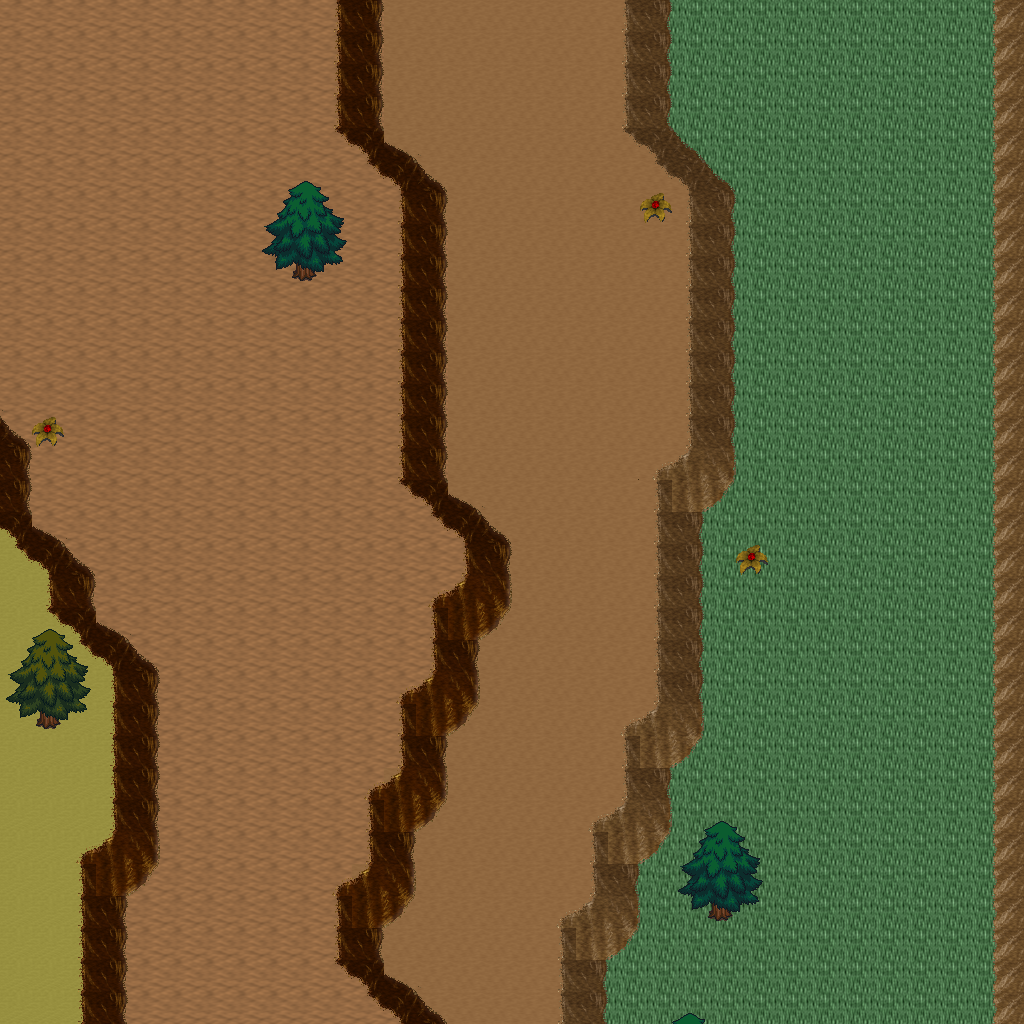

This is a level from a 2D game, rendered from its Tiled map with the project's own tilesets. A one-line summary and the map file follow, with tile-layer data summarised:
An orthogonal 32x32 tile map with 32x32 px tiles, 5 tile layers (Ground, Objects, Objects2, Above, ...), 1 hidden layer not drawn, 12 tilesets.

<map version="1.10" tiledversion="1.11.0" orientation="orthogonal" renderorder="right-down" width="32" height="32" tilewidth="32" tileheight="32" infinite="0" nextlayerid="11" nextobjectid="1">
 <tileset firstgid="1" name="logic_collision" tilewidth="32" tileheight="32" tilecount="1" columns="1">
  <image source="../drawable/logic_collision.png" width="32" height="32" />
 </tileset>
 <tileset firstgid="2" name="ground_ground" tilewidth="32" tileheight="32" tilecount="33" columns="3">
  <image source="../drawable/ground_ground.png" width="96" height="352" />
 </tileset>
 <tileset firstgid="35" name="ground_ridge_earth_pale" tilewidth="32" tileheight="32" tilecount="96" columns="12">
  <image source="../drawable/ground_ridge_earth_pale.png" width="384" height="256" />
 </tileset>
 <tileset firstgid="131" name="ground_ridge_earth_dark" tilewidth="32" tileheight="32" tilecount="96" columns="12">
  <image source="../drawable/ground_ridge_earth_dark.png" width="384" height="256" />
 </tileset>
 <tileset firstgid="227" name="terrain_desert" tilewidth="32" tileheight="32" tilecount="88" columns="8">
  <image source="../drawable/terrain_desert.png" width="256" height="352" />
 </tileset>
 <tileset firstgid="315" name="ground_sand_2" tilewidth="32" tileheight="32" tilecount="15" columns="5">
  <image source="../drawable/ground_sand_2.png" width="160" height="96" />
 </tileset>
 <tileset firstgid="330" name="plant_tree_evergreen" tilewidth="32" tileheight="32" tilecount="36" columns="3">
  <image source="../drawable/plant_tree_evergreen.png" width="96" height="384" />
 </tileset>
 <tileset firstgid="366" name="plant_cactus_2" tilewidth="32" tileheight="32" tilecount="10" columns="5">
  <image source="../drawable/plant_cactus_2.png" width="160" height="64" />
 </tileset>
 <tileset firstgid="376" name="plant_cactus" tilewidth="32" tileheight="32" tilecount="2" columns="1">
  <image source="../drawable/plant_cactus.png" width="32" height="64" />
 </tileset>
 <tileset firstgid="378" name="plant_bush_various_small" tilewidth="32" tileheight="32" tilecount="9" columns="3">
  <image source="../drawable/plant_bush_various_small.png" width="96" height="96" />
 </tileset>
 <tileset firstgid="387" name="plant_tree_tree_green" tilewidth="32" tileheight="32" tilecount="88" columns="8">
  <image source="../drawable/plant_tree_tree_green.png" width="256" height="352" />
 </tileset>
 <tileset firstgid="475" name="building_fence_fence_chunky" tilewidth="32" tileheight="32" tilecount="21" columns="3">
  <image source="../drawable/building_fence_fence_chunky.png" width="96" height="224" />
 </tileset>
 <layer id="1" name="Ground" width="32" height="32">
  <data>[1024 cells, 1024 non-empty, 4 distinct tile ids]</data>
 </layer>
 <layer id="2" name="Objects" width="32" height="32">
  <data>[1024 cells, 237 non-empty, 27 distinct tile ids]</data>
 </layer>
 <layer id="3" name="Objects2" width="32" height="32">
  <data>[1024 cells, 0 non-empty, 0 distinct tile ids]</data>
 </layer>
 <layer id="4" name="Above" width="32" height="32">
  <data>[1024 cells, 32 non-empty, 20 distinct tile ids]</data>
 </layer>
 <layer id="5" name="Above2" width="32" height="32">
  <data>[1024 cells, 0 non-empty, 0 distinct tile ids]</data>
 </layer>
 <layer id="6" name="Walkable" width="32" height="32" visible="0">
  <data>[1024 cells, 128 non-empty, 1 distinct tile ids]</data>
 </layer>
 <objectgroup id="7" name="Mapevents" />
 <objectgroup id="8" name="Spawn" />
 <objectgroup id="9" name="Keys" />
 <objectgroup id="10" name="Replace" />
</map>
